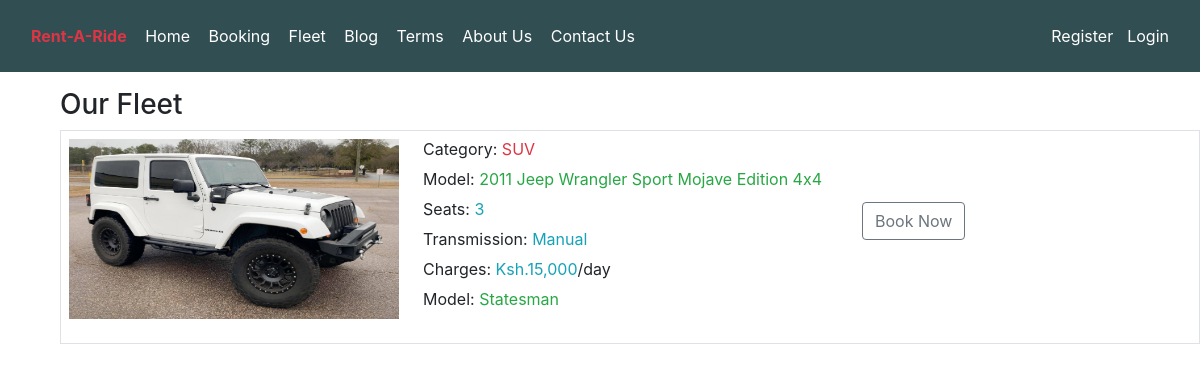
The page /ops/fleet/21/ on the database its author committed.
### ops/models.py (models this page shows, shortened)
class VehicleProfile(models.Model):
    car = models.OneToOneField(Vehicle, on_delete=models.CASCADE, related_name='CarProfile')
    best_image = models.ImageField(upload_to='vehicles', default='no-image1.jpg')
    image = models.ImageField(upload_to='vehicles', default='no-image2.png')
    description = models.CharField(max_length=100, null=True, blank=True)

class Vehicle(models.Model):
    RegNo = models.CharField(primary_key=True, null=False, max_length=10)
    model = models.CharField(null=False, max_length=100)
    type = models.CharField(max_length=15, choices=carTypes, default='sedan')
    owner = models.ForeignKey(Agency, on_delete=models.CASCADE)
    seats = models.CharField(null=False, blank=True, max_length=5)
    transmission = MultiSelectField(choices=transmission)
    price = models.BigIntegerField(blank=False, null=False)
    is_booked = models.BooleanField(default=False)

### users/models.py (models this page shows, shortened)
class Agency(models.Model):
    user = models.OneToOneField(CustomUser, on_delete=models.CASCADE, primary_key=True)
    def __str__(self):
        return self.user.username

class CustomUser(AbstractUser):
    is_agency = models.BooleanField(default=False)
    is_customer = models.BooleanField(default=False)
    location = models.CharField(max_length=100, blank=True, null=True)

### ops/views.py (the view)
# urls.py: path('fleet/<pk>/', FleetDetailView.as_view(), name='fleet-detail'),
class FleetDetailView(DetailView):
    model = VehicleProfile
    template_name = 'fleet_detail.html'

### templates/fleet_detail.html (shortened to what this page needs)
{% extends 'base.html' %}
{% load crispy_forms_tags %}
{% load mathfilters %}
{% load humanize %}
{% block main-content %}
    <div class="fleet ">
        <h3>Our Fleet</h3>
        <div class="d-flex flex-wrap flex-row border">
            <div class="p-2">
                <img src="{{ object.best_image.url }}" alt="Vehicle Picture" width="330" height="180">
            </div>
            <div class="p-2">
                <div class="d-flex flex-row">
                    <div class="p-2">
                        <p style='margin-top:-10px;'>Category:<span class="text-danger"> {{ object.car.type|upper }}</span></p>
                        <p style='margin-top:-10px;'>Model:<span class="text-success"> {{ object.car.model }}</span></p>
                        <p style='margin-top:-10px;'>Seats: <span class="text-info"> {{ object.car.seats }}</span></p>
                        <p style='margin-top:-10px;'>Transmission:<span class="text-info"> {{ object.car.transmission }}</span></p>
                        <p style='margin-top:-10px;'>Charges: <span class="text-info"> Ksh.{{ object.car.price|intcomma }}</span>/day</p>
                        <p style='margin-top:-10px;'>Model:<span class="text-success"> {{ object.car.owner }}</span></p>
                    </div>
                    <div class="p-2" style="margin-top: 7%;">
                        <a class="btn btn-outline-secondary btn-warning mt-3 ml-4" href="{% url 'booking' object.id %}">Book
                            Now</a>
                    </div>
                </div>
            </div>
        </div>
    </div>
{% endblock main-content %}

### static/css/base.css (style rules this page uses)
.fleet { margin-left: 5%; }

### rows shown on the page
VehicleProfile: best_image (picture), car.type "SUV", car.model "2011 Jeep Wrangler Sport Mojave Edition 4x4", car.seats "3", car.transmission "Manual", car.price "15,000", car.owner "Statesman"
